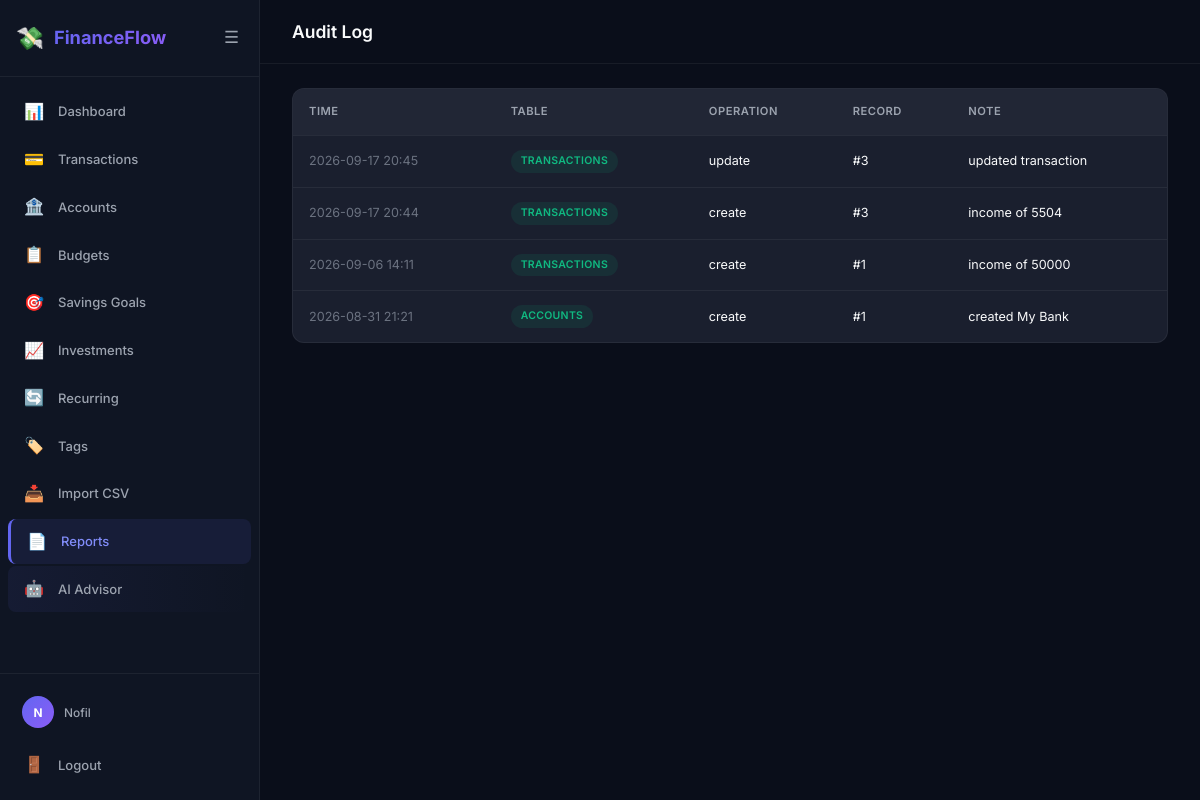
The app's page /reports/audit (signed in) with its own data.
### app/models/user.py (models this page shows, shortened)
class User(UserMixin, db.Model):
    __tablename__ = 'users'
    user_id = db.Column(db.Integer, primary_key=True)
    name = db.Column(db.String(100), nullable=False)
    email = db.Column(db.String(150), unique=True, nullable=False)
    phone = db.Column(db.String(20))
    password_hash = db.Column(db.String(256))
    google_id = db.Column(db.String(100), unique=True)
    avatar_url = db.Column(db.String(500))
    preferred_currency = db.Column(db.String(10), default='PKR')
    is_active = db.Column(db.Boolean, default=True)
    created_at = db.Column(db.DateTime, default=datetime.utcnow)
    accounts = db.relationship('Account', backref='user', lazy='dynamic')
    transactions = db.relationship('Transaction', backref='user', lazy='dynamic')
    budgets = db.relationship('Budget', backref='user', lazy='dynamic')
    savings_goals = db.relationship('SavingsGoal', backref='user', lazy='dynamic')
    investments = db.relationship('Investment', backref='user', lazy='dynamic')
    recurring_transactions = db.relationship('RecurringTransaction', backref='user', lazy='dynamic')
    categories = db.relationship('Category', backref='user', lazy='dynamic')
    tags = db.relationship('Tag', backref='user', lazy='dynamic')
    notifications = db.relationship('Notification', backref='user', lazy='dynamic')
    financial_profile = db.relationship('FinancialProfile', backref='user', uselist=False, lazy='joined')
    ai_messages = db.relationship('AiChatMessage', backref='user', lazy='dynamic', order_by='AiChatMessage.created_at')
    @property
    def display_name(self):
        return self.name or self.email.split('@')[0]

### app/models/audit_log.py (models this page shows, shortened)
class AuditLog(db.Model):
    __tablename__ = 'audit_log'
    log_id = db.Column(db.Integer, primary_key=True)
    user_id = db.Column(db.Integer, db.ForeignKey('users.user_id'))
    table_name = db.Column(db.String(100))
    operation = db.Column(db.String(50))
    record_id = db.Column(db.Integer)
    note = db.Column(db.String(255))
    old_value = db.Column(db.JSON)
    new_value = db.Column(db.JSON)
    changed_at = db.Column(db.DateTime, default=datetime.utcnow)
    user = db.relationship('User', backref='audit_logs')

### app/reports/routes.py (the view)
@reports_bp.route('/audit')
@login_required
def audit_log():
    page = request.args.get('page', 1, type=int)
    logs = AuditLog.query.filter_by(
        user_id=current_user.user_id
    ).order_by(AuditLog.changed_at.desc()).paginate(page=page, per_page=30, error_out=False)
    return render_template('reports/audit.html', logs=logs)

### app/__init__.py (called while the page is built)
def _register_user_loader():
    from .models.user import User
    @login_manager.user_loader
    def load_user(user_id):
        return db.session.get(User, int(user_id))

def _register_context_processors(app):
    @app.context_processor
    def inject_globals():
        return {
            'app_name': 'FinanceFlow',
            'config': app.config,
        }

### app/templates/reports/audit.html (shortened to what this page needs)
{% extends 'base.html' %}
{% block page_title %}Audit Log{% endblock %}
{% block content %}
{% if logs.items %}
<div class="table-container">
    <table>
        <thead><tr><th>Time</th><th>Table</th><th>Operation</th><th>Record</th><th>Note</th></tr></thead>
        <tbody>
            {% for log in logs.items %}
            <tr>
                <td class="text-muted">{{ log.changed_at.strftime('%Y-%m-%d %H:%M') }}</td>
                <td><span class="badge badge-active">{{ log.table_name }}</span></td>
                <td>{{ log.operation }}</td>
                <td>#{{ log.record_id }}</td>
                <td>{{ log.note or '—' }}</td>
            </tr>
            {% endfor %}
        </tbody>
    </table>
</div>
{% else %}
<div class="empty-state"><div class="empty-state-text">No audit entries yet</div></div>
{% endif %}
{% endblock %}

### app/templates/base.html (shortened to what this page needs)
<!DOCTYPE html>
<html lang="en">
<head>
    <link rel="stylesheet" href="{{ url_for('static', filename='css/style.css') }}">
</head>
<body>
    {% if current_user.is_authenticated %}
    <div class="app-layout">
        <aside class="sidebar" id="sidebar">
            <div class="sidebar-header">
                <div class="logo">
                    <span class="logo-icon">💸</span>
                    <span class="logo-text">FinanceFlow</span>
                </div>
                <button class="sidebar-toggle" id="sidebarToggle" aria-label="Toggle sidebar">
                    <span class="toggle-icon">☰</span>
                </button>
            </div>
            <nav class="sidebar-nav">
                <a href="{{ url_for('dashboard.index') }}" class="nav-item {% if request.endpoint and request.endpoint.startswith('dashboard') %}active{% endif %}">
                    <span class="nav-icon">📊</span><span class="nav-label">Dashboard</span>
                </a>
                <a href="{{ url_for('transactions.index') }}" class="nav-item {% if request.endpoint and request.endpoint.startswith('transactions') %}active{% endif %}">
                    <span class="nav-icon">💳</span><span class="nav-label">Transactions</span>
                </a>
                <a href="{{ url_for('accounts.index') }}" class="nav-item {% if request.endpoint and request.endpoint.startswith('accounts') %}active{% endif %}">
                    <span class="nav-icon">🏦</span><span class="nav-label">Accounts</span>
                </a>
                <a href="{{ url_for('budgets.index') }}" class="nav-item {% if request.endpoint and request.endpoint.startswith('budgets') %}active{% endif %}">
                    <span class="nav-icon">📋</span><span class="nav-label">Budgets</span>
                </a>
                <a href="{{ url_for('savings.index') }}" class="nav-item {% if request.endpoint and request.endpoint.startswith('savings') %}active{% endif %}">
                    <span class="nav-icon">🎯</span><span class="nav-label">Savings Goals</span>
                </a>
                <a href="{{ url_for('investments.index') }}" class="nav-item {% if request.endpoint and request.endpoint.startswith('investments') %}active{% endif %}">
                    <span class="nav-icon">📈</span><span class="nav-label">Investments</span>
                </a>
                <a href="{{ url_for('recurring.index') }}" class="nav-item {% if request.endpoint and request.endpoint.startswith('recurring') %}active{% endif %}">
                    <span class="nav-icon">🔄</span><span class="nav-label">Recurring</span>
                </a>
                <a href="{{ url_for('tags.index') }}" class="nav-item {% if request.endpoint and request.endpoint.startswith('tags') %}active{% endif %}">
                    <span class="nav-icon">🏷️</span><span class="nav-label">Tags</span>
                </a>
                <a href="{{ url_for('imports.upload') }}" class="nav-item {% if request.endpoint and request.endpoint.startswith('imports') %}active{% endif %}">
                    <span class="nav-icon">📥</span><span class="nav-label">Import CSV</span>
                </a>
                <a href="{{ url_for('reports.index') }}" class="nav-item {% if request.endpoint and request.endpoint.startswith('reports') %}active{% endif %}">
                    <span class="nav-icon">📄</span><span class="nav-label">Reports</span>
                </a>
                <a href="{{ url_for('ai.advisor') }}" class="nav-item {% if request.endpoint and request.endpoint.startswith('ai') %}active{% endif %}" style="background: linear-gradient(90deg, rgba(99,102,241,0.08), transparent);">
                    <span class="nav-icon">🤖</span><span class="nav-label">AI Advisor</span>
                </a>
            </nav>
            <div class="sidebar-footer">
                <div class="user-info">
                    {% if current_user.avatar_url %}
                    <img src="{{ current_user.avatar_url }}" alt="avatar" class="user-avatar">
                    {% else %}
                    <div class="user-avatar-placeholder">{{ current_user.display_name[0] | upper }}</div>
                    {% endif %}
                    <span class="user-name">{{ current_user.display_name }}</span>
                </div>
                <a href="{{ url_for('auth.logout') }}" class="nav-item logout-btn">
                    <span class="nav-icon">🚪</span><span class="nav-label">Logout</span>
                </a>
            </div>
        </aside>
        <main class="main-content">
            <header class="top-bar">
                <h1 class="page-title">{% block page_title %}Dashboard{% endblock %}</h1>
            </header>
            <div class="content-area">
                {% block content %}{% endblock %}
            </div>
        </main>
    </div>
    {% endif %}
</body>
</html>

### records on screen
User: name "N", display_name "Nofil"
AuditLog: changed_at "2026-09-17 20:45", table_name "TRANSACTIONS", operation "update", record_id "3", note "updated transaction"
AuditLog: changed_at "2026-09-17 20:44", table_name "TRANSACTIONS", operation "create", record_id "3", note "income of 5504"
AuditLog: changed_at "2026-09-06 14:11", table_name "TRANSACTIONS", operation "create", record_id "1", note "income of 50000"
AuditLog: changed_at "2026-08-31 21:21", table_name "ACCOUNTS", operation "create", record_id "1", note "created My Bank"
